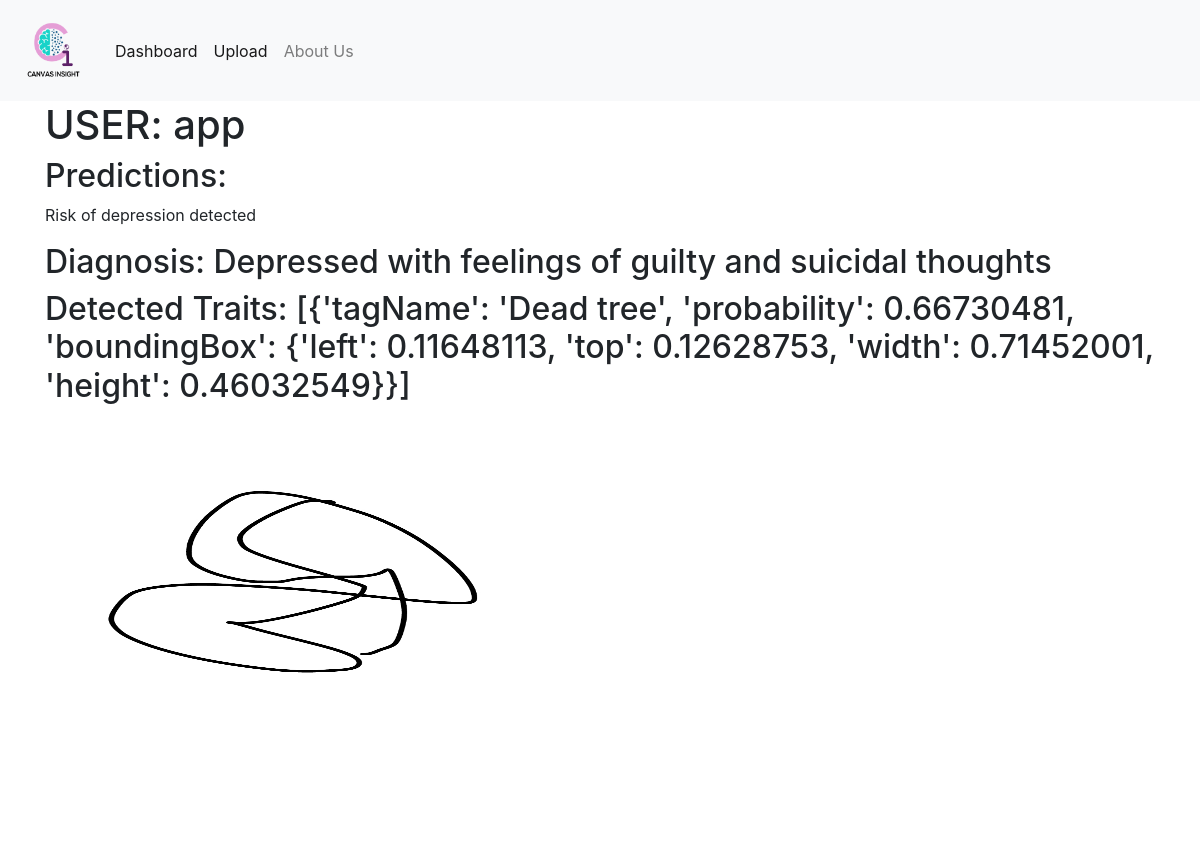
The app's page /report/17 with its own data.
### app/models.py (models this page shows, shortened)
class User(db.Model):
    id = db.Column(db.Integer, primary_key=True)
    username = db.Column(db.String(64), index=True, unique=True)
    reports = db.relationship('Report', backref='user', lazy='dynamic')

class Image(db.Model):
    id = db.Column(db.Integer, primary_key=True)
    image_filename = db.Column(db.String(64), default=None)
    image_url = db.Column(db.String(64), default=None)
    report_id = db.Column(db.Integer, db.ForeignKey('report.id'))

### app/routes.py (the view)
@app.route('/report/<report_id>', methods=['GET', 'POST'])
def report(report_id):
    report = Report.query.get(report_id)
    data = json.loads(report.data)
    image = report.image.first()
    user_report = {
        'username': report.user.username,
        'data': data,
        'image_url': image.image_url,
        'image_filename': image.image_filename
        }
    return render_template('report.html', title = 'Report', report = user_report)

### app/templates/report.html
{% extends "base.html" %} {% block content %}
<div class="container">
    <div>
        <div>
            <h1>USER: {{report.username}}</h1>
        </div>
        <div>
            <h2>Predictions:</h2>
        </div>
        <div>
            <p>{{report.data.con1}}{{report.data.con2}}{{report.data.con3}}{{report.data.con4}}{{report.data.con5}}</p>
        </div>
        <h2>Diagnosis: {{report.data.conc1}}{{report.data.conc2}}{{report.data.conc3}}{{report.data.conc4}}</h2>
    </div>
    <div>
        <h2>Detected Traits: {{report.data.x}}</h2>
        <img src={{report.image_url}} alt={{report.image_filename}} style="width:600px;height:450px;">
    </div>
</div>
{% endblock %}

### records on screen
User: username "app"
Image: image_url (picture)

### other values on screen
{{ report.data.con2 }} "Risk of depression detected"
{{ report.data.conc1 }} "Depressed with feelings of guilty and suicidal thoughts"
{{ report.data.x }} "[{'tagName': 'Dead tree', 'probability': 0.66730481, 'boundingBox': {'left': 0.11648113, 'top': 0.12628753, 'width': 0.71452001, 'height': 0.46032549}}]"
